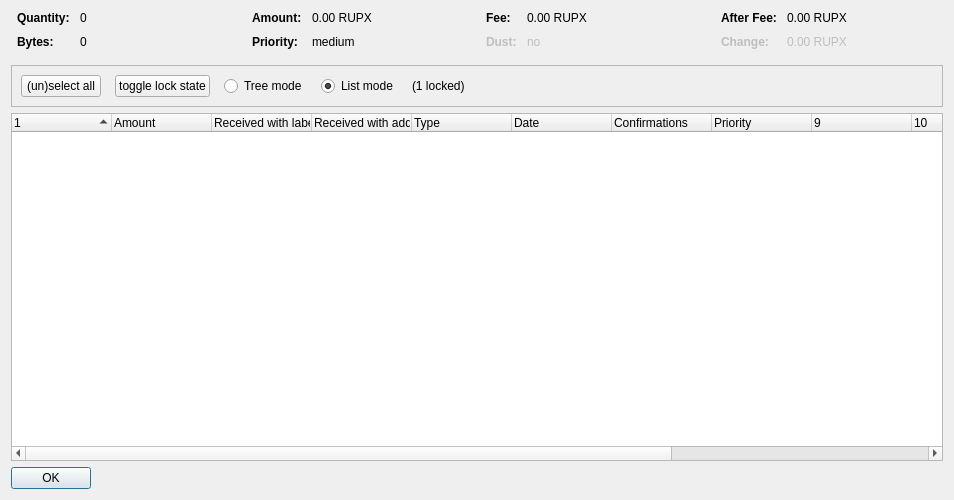
<?xml version="1.0" encoding="UTF-8"?>
<ui version="4.0">
 <class>CoinControlDialog</class>
 <widget class="QDialog" name="CoinControlDialog">
  <property name="geometry">
   <rect>
    <x>0</x>
    <y>0</y>
    <width>954</width>
    <height>500</height>
   </rect>
  </property>
  <property name="windowTitle">
   <string>Coin Selection</string>
  </property>
  <layout class="QVBoxLayout" name="verticalLayout">
   <item>
    <layout class="QHBoxLayout" name="horizontalLayoutTop" stretch="0,0,0,0">
     <property name="topMargin">
      <number>0</number>
     </property>
     <property name="bottomMargin">
      <number>10</number>
     </property>
     <item>
      <layout class="QFormLayout" name="formLayoutCoinControl1">
       <property name="horizontalSpacing">
        <number>10</number>
       </property>
       <property name="verticalSpacing">
        <number>10</number>
       </property>
       <property name="leftMargin">
        <number>6</number>
       </property>
       <property name="rightMargin">
        <number>6</number>
       </property>
       <item row="0" column="0">
        <widget class="QLabel" name="labelCoinControlQuantityText">
         <property name="font">
          <font>
           <weight>75</weight>
           <bold>true</bold>
          </font>
         </property>
         <property name="text">
          <string>Quantity:</string>
         </property>
        </widget>
       </item>
       <item row="0" column="1">
        <widget class="QLabel" name="labelCoinControlQuantity">
         <property name="cursor">
          <cursorShape>IBeamCursor</cursorShape>
         </property>
         <property name="contextMenuPolicy">
          <enum>Qt::ActionsContextMenu</enum>
         </property>
         <property name="text">
          <string notr="true">0</string>
         </property>
         <property name="textInteractionFlags">
          <set>Qt::LinksAccessibleByMouse|Qt::TextSelectableByKeyboard|Qt::TextSelectableByMouse</set>
         </property>
        </widget>
       </item>
       <item row="1" column="0">
        <widget class="QLabel" name="labelCoinControlBytesText">
         <property name="font">
          <font>
           <weight>75</weight>
           <bold>true</bold>
          </font>
         </property>
         <property name="text">
          <string>Bytes:</string>
         </property>
        </widget>
       </item>
       <item row="1" column="1">
        <widget class="QLabel" name="labelCoinControlBytes">
         <property name="cursor">
          <cursorShape>IBeamCursor</cursorShape>
         </property>
         <property name="contextMenuPolicy">
          <enum>Qt::ActionsContextMenu</enum>
         </property>
         <property name="text">
          <string notr="true">0</string>
         </property>
         <property name="textInteractionFlags">
          <set>Qt::LinksAccessibleByMouse|Qt::TextSelectableByKeyboard|Qt::TextSelectableByMouse</set>
         </property>
        </widget>
       </item>
      </layout>
     </item>
     <item>
      <layout class="QFormLayout" name="formLayoutCoinControl2">
       <property name="horizontalSpacing">
        <number>10</number>
       </property>
       <property name="verticalSpacing">
        <number>10</number>
       </property>
       <property name="leftMargin">
        <number>6</number>
       </property>
       <property name="rightMargin">
        <number>6</number>
       </property>
       <item row="0" column="0">
        <widget class="QLabel" name="labelCoinControlAmountText">
         <property name="font">
          <font>
           <weight>75</weight>
           <bold>true</bold>
          </font>
         </property>
         <property name="text">
          <string>Amount:</string>
         </property>
        </widget>
       </item>
       <item row="0" column="1">
        <widget class="QLabel" name="labelCoinControlAmount">
         <property name="cursor">
          <cursorShape>IBeamCursor</cursorShape>
         </property>
         <property name="contextMenuPolicy">
          <enum>Qt::ActionsContextMenu</enum>
         </property>
         <property name="text">
          <string notr="true">0.00 RUPX</string>
         </property>
         <property name="textInteractionFlags">
          <set>Qt::LinksAccessibleByMouse|Qt::TextSelectableByKeyboard|Qt::TextSelectableByMouse</set>
         </property>
        </widget>
       </item>
       <item row="1" column="0">
        <widget class="QLabel" name="labelCoinControlPriorityText">
         <property name="font">
          <font>
           <weight>75</weight>
           <bold>true</bold>
          </font>
         </property>
         <property name="text">
          <string>Priority:</string>
         </property>
        </widget>
       </item>
       <item row="1" column="1">
        <widget class="QLabel" name="labelCoinControlPriority">
         <property name="cursor">
          <cursorShape>IBeamCursor</cursorShape>
         </property>
         <property name="contextMenuPolicy">
          <enum>Qt::ActionsContextMenu</enum>
         </property>
         <property name="text">
          <string>medium</string>
         </property>
         <property name="textInteractionFlags">
          <set>Qt::LinksAccessibleByMouse|Qt::TextSelectableByKeyboard|Qt::TextSelectableByMouse</set>
         </property>
        </widget>
       </item>
      </layout>
     </item>
     <item>
      <layout class="QFormLayout" name="formLayoutCoinControl3">
       <property name="horizontalSpacing">
        <number>10</number>
       </property>
       <property name="verticalSpacing">
        <number>10</number>
       </property>
       <property name="leftMargin">
        <number>6</number>
       </property>
       <property name="rightMargin">
        <number>6</number>
       </property>
       <item row="0" column="0">
        <widget class="QLabel" name="labelCoinControlFeeText">
         <property name="font">
          <font>
           <weight>75</weight>
           <bold>true</bold>
          </font>
         </property>
         <property name="text">
          <string>Fee:</string>
         </property>
        </widget>
       </item>
       <item row="0" column="1">
        <widget class="QLabel" name="labelCoinControlFee">
         <property name="cursor">
          <cursorShape>IBeamCursor</cursorShape>
         </property>
         <property name="contextMenuPolicy">
          <enum>Qt::ActionsContextMenu</enum>
         </property>
         <property name="text">
          <string notr="true">0.00 RUPX</string>
         </property>
         <property name="textInteractionFlags">
          <set>Qt::LinksAccessibleByMouse|Qt::TextSelectableByKeyboard|Qt::TextSelectableByMouse</set>
         </property>
        </widget>
       </item>
       <item row="1" column="0">
        <widget class="QLabel" name="labelCoinControlLowOutputText">
         <property name="enabled">
          <bool>false</bool>
         </property>
         <property name="font">
          <font>
           <weight>75</weight>
           <bold>true</bold>
          </font>
         </property>
         <property name="text">
          <string>Dust:</string>
         </property>
        </widget>
       </item>
       <item row="1" column="1">
        <widget class="QLabel" name="labelCoinControlLowOutput">
         <property name="enabled">
          <bool>false</bool>
         </property>
         <property name="cursor">
          <cursorShape>IBeamCursor</cursorShape>
         </property>
         <property name="contextMenuPolicy">
          <enum>Qt::ActionsContextMenu</enum>
         </property>
         <property name="text">
          <string>no</string>
         </property>
         <property name="textInteractionFlags">
          <set>Qt::LinksAccessibleByMouse|Qt::TextSelectableByKeyboard|Qt::TextSelectableByMouse</set>
         </property>
        </widget>
       </item>
      </layout>
     </item>
     <item>
      <layout class="QFormLayout" name="formLayoutCoinControl4">
       <property name="horizontalSpacing">
        <number>10</number>
       </property>
       <property name="verticalSpacing">
        <number>10</number>
       </property>
       <property name="leftMargin">
        <number>6</number>
       </property>
       <property name="rightMargin">
        <number>6</number>
       </property>
       <item row="0" column="0">
        <widget class="QLabel" name="labelCoinControlAfterFeeText">
         <property name="font">
          <font>
           <weight>75</weight>
           <bold>true</bold>
          </font>
         </property>
         <property name="text">
          <string>After Fee:</string>
         </property>
        </widget>
       </item>
       <item row="0" column="1">
        <widget class="QLabel" name="labelCoinControlAfterFee">
         <property name="cursor">
          <cursorShape>IBeamCursor</cursorShape>
         </property>
         <property name="contextMenuPolicy">
          <enum>Qt::ActionsContextMenu</enum>
         </property>
         <property name="text">
          <string notr="true">0.00 RUPX</string>
         </property>
         <property name="textInteractionFlags">
          <set>Qt::LinksAccessibleByMouse|Qt::TextSelectableByKeyboard|Qt::TextSelectableByMouse</set>
         </property>
        </widget>
       </item>
       <item row="1" column="0">
        <widget class="QLabel" name="labelCoinControlChangeText">
         <property name="enabled">
          <bool>false</bool>
         </property>
         <property name="font">
          <font>
           <weight>75</weight>
           <bold>true</bold>
          </font>
         </property>
         <property name="text">
          <string>Change:</string>
         </property>
        </widget>
       </item>
       <item row="1" column="1">
        <widget class="QLabel" name="labelCoinControlChange">
         <property name="enabled">
          <bool>false</bool>
         </property>
         <property name="cursor">
          <cursorShape>IBeamCursor</cursorShape>
         </property>
         <property name="contextMenuPolicy">
          <enum>Qt::ActionsContextMenu</enum>
         </property>
         <property name="text">
          <string notr="true">0.00 RUPX</string>
         </property>
         <property name="textInteractionFlags">
          <set>Qt::LinksAccessibleByMouse|Qt::TextSelectableByKeyboard|Qt::TextSelectableByMouse</set>
         </property>
        </widget>
       </item>
      </layout>
     </item>
    </layout>
   </item>
   <item>
    <widget class="QFrame" name="frame">
     <property name="minimumSize">
      <size>
       <width>0</width>
       <height>40</height>
      </size>
     </property>
     <property name="frameShape">
      <enum>QFrame::StyledPanel</enum>
     </property>
     <property name="frameShadow">
      <enum>QFrame::Sunken</enum>
     </property>
     <layout class="QHBoxLayout" name="horizontalLayout">
      <item>
       <layout class="QHBoxLayout" name="horizontalLayoutPanel" stretch="0,0,0,0,0,0">
        <property name="spacing">
         <number>14</number>
        </property>
        <item>
         <widget class="QPushButton" name="pushButtonSelectAll">
          <property name="sizePolicy">
           <sizepolicy hsizetype="Maximum" vsizetype="Fixed">
            <horstretch>0</horstretch>
            <verstretch>0</verstretch>
           </sizepolicy>
          </property>
          <property name="text">
           <string>(un)select all</string>
          </property>
          <property name="autoDefault">
           <bool>false</bool>
          </property>
         </widget>
        </item>
        <item>
         <widget class="QPushButton" name="pushButtonToggleLock">
          <property name="sizePolicy">
           <sizepolicy hsizetype="Maximum" vsizetype="Fixed">
            <horstretch>0</horstretch>
            <verstretch>0</verstretch>
           </sizepolicy>
          </property>
          <property name="text">
           <string>toggle lock state</string>
          </property>
          <property name="autoDefault">
           <bool>false</bool>
          </property>
         </widget>
        </item>
        <item>
         <widget class="QRadioButton" name="radioTreeMode">
          <property name="sizePolicy">
           <sizepolicy hsizetype="Maximum" vsizetype="Fixed">
            <horstretch>0</horstretch>
            <verstretch>0</verstretch>
           </sizepolicy>
          </property>
          <property name="text">
           <string>Tree mode</string>
          </property>
         </widget>
        </item>
        <item>
         <widget class="QRadioButton" name="radioListMode">
          <property name="sizePolicy">
           <sizepolicy hsizetype="Maximum" vsizetype="Fixed">
            <horstretch>0</horstretch>
            <verstretch>0</verstretch>
           </sizepolicy>
          </property>
          <property name="text">
           <string>List mode</string>
          </property>
          <property name="checked">
           <bool>true</bool>
          </property>
         </widget>
        </item>
        <item>
         <widget class="QLabel" name="labelLocked">
          <property name="text">
           <string>(1 locked)</string>
          </property>
         </widget>
        </item>
        <item>
         <spacer name="horizontalSpacer">
          <property name="orientation">
           <enum>Qt::Horizontal</enum>
          </property>
          <property name="sizeHint" stdset="0">
           <size>
            <width>40</width>
            <height>20</height>
           </size>
          </property>
         </spacer>
        </item>
       </layout>
      </item>
     </layout>
    </widget>
   </item>
   <item>
    <widget class="CoinControlTreeWidget" name="treeWidget">
     <property name="contextMenuPolicy">
      <enum>Qt::CustomContextMenu</enum>
     </property>
     <property name="sortingEnabled">
      <bool>false</bool>
     </property>
     <property name="columnCount">
      <number>13</number>
     </property>
     <attribute name="headerShowSortIndicator" stdset="0">
      <bool>true</bool>
     </attribute>
     <attribute name="headerStretchLastSection">
      <bool>false</bool>
     </attribute>
     <column>
      <property name="text">
       <string/>
      </property>
     </column>
     <column>
      <property name="text">
       <string>Amount</string>
      </property>
     </column>
     <column>
      <property name="text">
       <string>Received with label</string>
      </property>
     </column>
     <column>
      <property name="text">
       <string>Received with address</string>
      </property>
     </column>
     <column>
      <property name="text">
       <string>Type</string>
      </property>
     </column>
     <column>
      <property name="text">
       <string>Date</string>
      </property>
     </column>
     <column>
      <property name="text">
       <string>Confirmations</string>
      </property>
      <property name="toolTip">
       <string>Confirmed</string>
      </property>
     </column>
     <column>
      <property name="text">
       <string>Priority</string>
      </property>
     </column>
     <column>
      <property name="text">
       <string/>
      </property>
     </column>
     <column>
      <property name="text">
       <string/>
      </property>
     </column>
     <column>
      <property name="text">
       <string/>
      </property>
     </column>
     <column>
      <property name="text">
       <string/>
      </property>
     </column>
     <column>
      <property name="text">
       <string/>
      </property>
     </column>
    </widget>
   </item>
   <item>
    <widget class="QDialogButtonBox" name="buttonBox">
     <property name="sizePolicy">
      <sizepolicy hsizetype="Maximum" vsizetype="Fixed">
       <horstretch>0</horstretch>
       <verstretch>0</verstretch>
      </sizepolicy>
     </property>
     <property name="orientation">
      <enum>Qt::Horizontal</enum>
     </property>
     <property name="standardButtons">
      <set>QDialogButtonBox::Ok</set>
     </property>
    </widget>
   </item>
  </layout>
 </widget>
 <customwidgets>
  <customwidget>
   <class>CoinControlTreeWidget</class>
   <extends>QTreeWidget</extends>
   <header>coincontroltreewidget.h</header>
  </customwidget>
 </customwidgets>
 <resources/>
 <connections/>
</ui>
